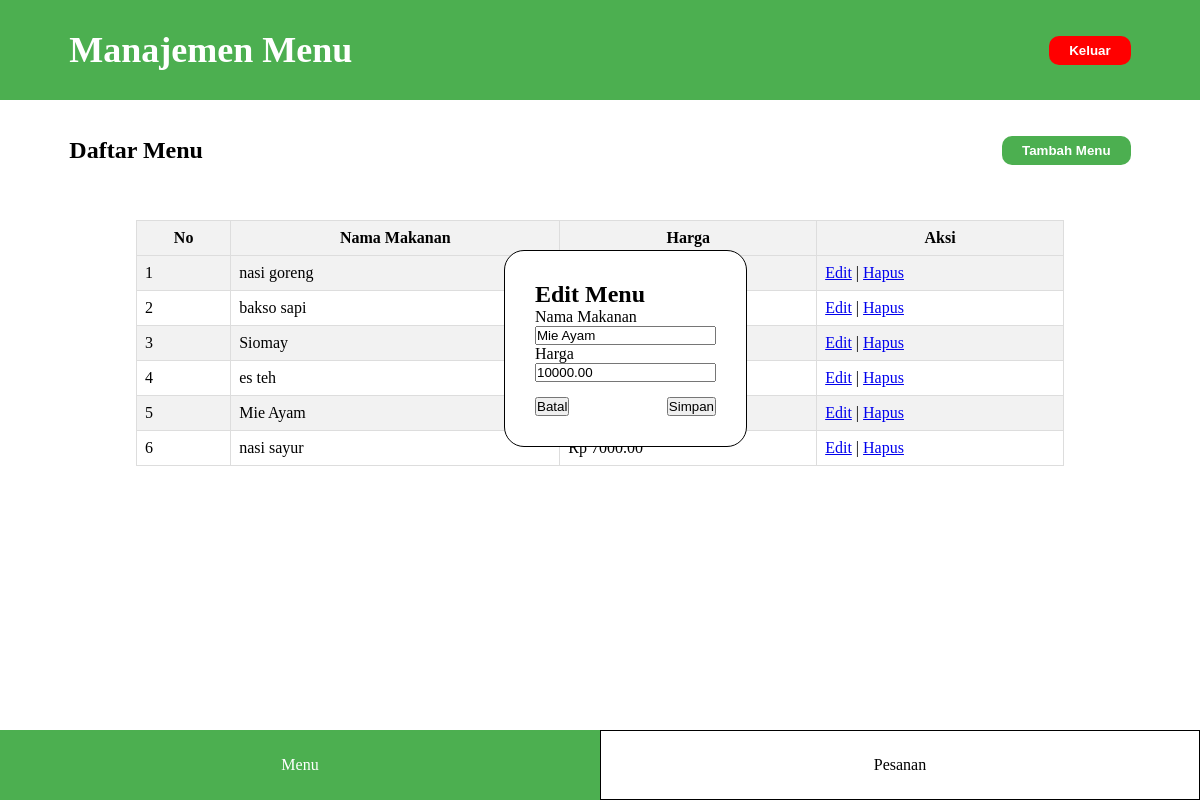
The page /admin_menu.php?edit=12 on the database its author committed.
### tables this page shows
CREATE TABLE `menu` (
  `id_menu` int(11) NOT NULL,
  `nama_makanan` varchar(100) DEFAULT NULL,
  `harga` decimal(10,2) DEFAULT NULL
);

### admin_menu.php (the view, shortened to what this page needs)
<?php
include "database.php";
if (isset($_GET['edit'])) {
    $id = $_GET['edit'];
    $sql = "SELECT * FROM menu WHERE id_menu = $id";
    $result = $conn->query($sql);
    if ($result->num_rows > 0) {
        $row = $result->fetch_assoc();
        ?>
        <section style="position: absolute; top: 250px; background-color: white; left: 42%; padding: 30px; border-radius: 20px; border: 1px solid black;">
            <h2>Edit Menu</h2>
            <form action="admin_menu.php" method="POST">
                <label for="nama_makanan">Nama Makanan</label><br>
                <input id="nama_makanan" type="text" name="nama_makanan" value="<?php echo $row['nama_makanan']; ?>"><br>
                <label for="harga">Harga</label><br>
                <input id="harga" type="number" name="harga" value="<?php echo $row['harga']; ?>"><br>
                <div style="display: flex; justify-content: space-between; margin-top: 15px;">
                    <button onclick="window.location.href='admin_menu.php'">Batal</button>
                    <button type="submit" name="edit">Simpan</button>
                </div>
            </form>
        </section>
        <?php
    } else {
        echo "Data tidak ditemukan!";
    }
}
$sql_select = "SELECT * FROM menu";
$result = $conn->query($sql_select);
?>
<!DOCTYPE html>
<html lang="en">
<head>
</head>
<body>
    <header>
        <p>Manajemen Menu</p>
        <button onclick="window.location.href='masuk.php'">Keluar</button>
    </header>
     <section class="judul">
        <h2>Daftar Menu</h2>
        <button onclick="tampilkanDivTambah()">Tambah Menu</button>
    </section>
    <section class="data">
        <table border="1" cellspacing="0" cellpadding="5">
            <tr>
                <th>No</th>
                <th>Nama Makanan</th>
                <th>Harga</th>
                <th>Aksi</th>
            </tr>
            <?php
            if ($result->num_rows > 0) {
                $no = 1;
                while ($row = $result->fetch_assoc()) {
                    echo "<tr>";
                    echo "<td>" . $no++ . "</td>";
                    echo "<td>" . $row['nama_makanan'] . "</td>";
                    echo "<td>Rp " . $row['harga'] . "</td>";
                    echo "<td>";
                    echo "<a href='admin_menu.php?edit=" . $row['id_menu'] . "'>Edit</a> | ";
                    echo "<a href='admin_menu.php?hapus=" . $row['id_menu'] . "' onclick='return confirm(\"Yakin ingin menghapus?\")'>Hapus</a>";
                    echo "</td>";
                    echo "</tr>";
                }
            } else {
                echo "<tr><td colspan='4'>Tidak ada data</td></tr>";
            }
            ?>
        </table>
    </section>
    <footer>
        <a class="menu1" href="admin_menu.php">Menu</a>
        <a class="menu2" href="admin_pesanan.php">Pesanan</a>
    </footer>
</body>
</html>

### admin_menu.php (style rules this page uses)
* { margin: 0; padding: 0; box-sizing: border-box; }
header { width: 100%; height: 100px; background-color: #4CAF50; display: flex; justify-content: space-between;; align-items: center; padding: 0 5.78vw; }
header p { font-size: 2.25rem; color: white; font-weight: bold; }
header button { padding: 7px 20px; background-color: red; border: none; color: white; font-weight: bold; border-radius: 10px; cursor: pointer; }
.judul { width: 100%; height: 100px; display: flex; justify-content: space-between;; align-items: center; padding: 0 5.78vw; }
.judul button { padding: 7px 20px; background-color: #4CAF50; border: none; color: white; font-weight: bold; border-radius: 10px; cursor: pointer; }
.data { display: flex; justify-content: center; align-items: center; flex-direction: column; min-height: 200px; padding: 20px; }
.data table { width: 80%; border-collapse: collapse; margin-bottom: 20px; }
.data th, .data td { border: 1px solid #ddd; padding: 8px; text-align: left; }
.data th { background-color: #f2f2f2; text-align: center; font-weight: bold; }
.data tr:nth-child(even) { background-color: #f2f2f2; }
footer { width: 100%; display: flex; height: 70px; position: fixed; bottom: 0; }
footer a { width: 50%; display: flex; justify-content: center; align-items: center; }
footer .menu1 { background-color: #4CAF50; text-decoration: none; color: white; }
footer .menu2 { background-color: white; text-decoration: none; color: black; border: 1px solid black }

### rows shown on the page
menu: nama_makanan "Mie Ayam", harga "10000.00"
menu: nama_makanan "nasi goreng"
menu: nama_makanan "bakso sapi"
menu: nama_makanan "Siomay"
menu: nama_makanan "es teh"
menu: nama_makanan "nasi sayur", harga "7000.00"
